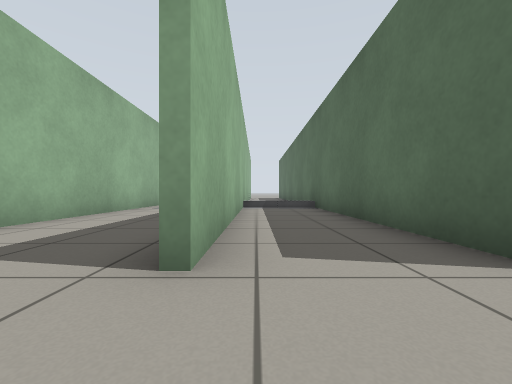
View 1 (above)

24 first-person views from a walk through a world built for the Gazebo simulator. The camera is 0.5 m above the floor, looks level and sees 90° across. The floor is counted in squares, 1 m on a side. Each view is taken from the middle of a square. On the plan, view 1 faces up. The plan holds only what a view shows up to about 9 squares ahead; the rest is blank. Robots are left out. Surface patterns are stand-ins for the level's own textures.

View 2
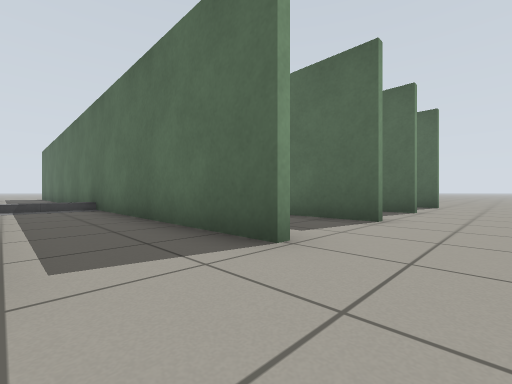

View 3
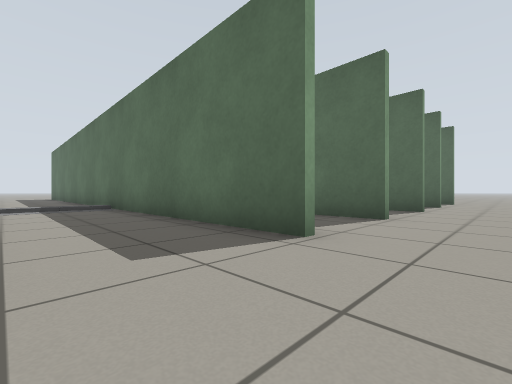

View 4
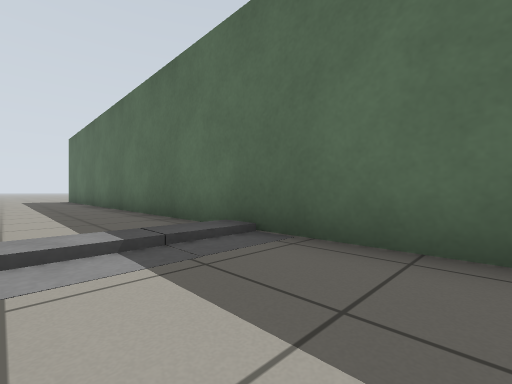

View 5
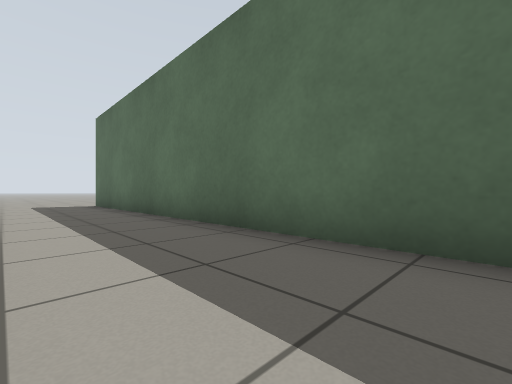

View 6
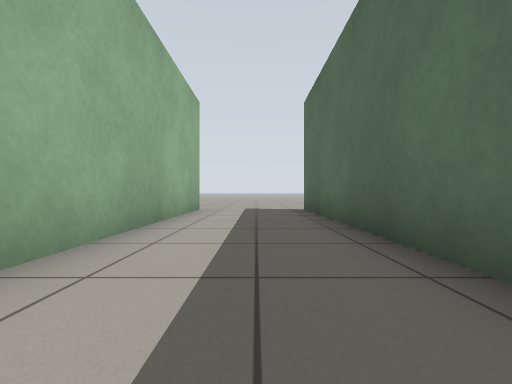

View 7
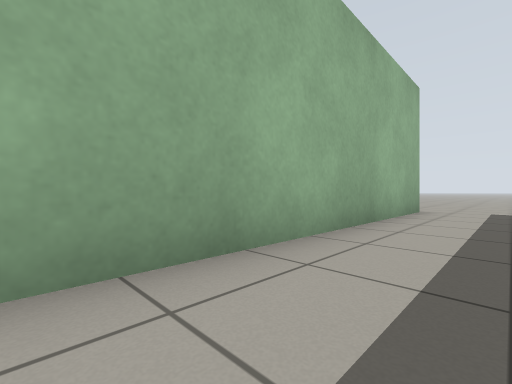

View 8
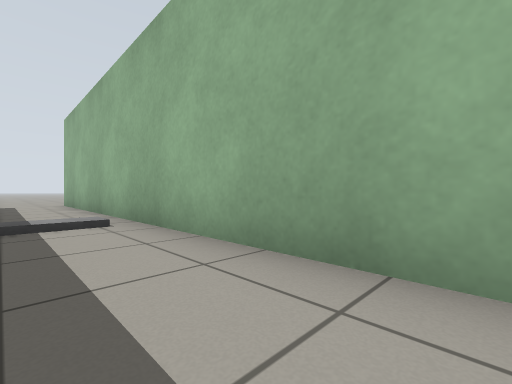

View 9
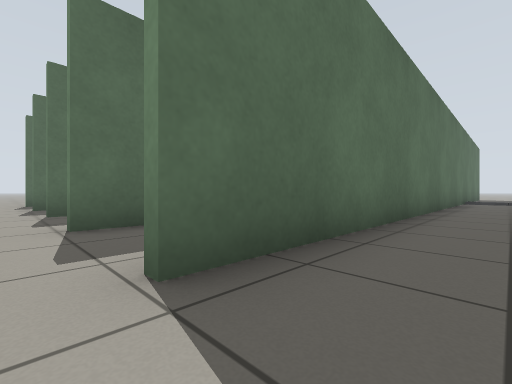

View 10
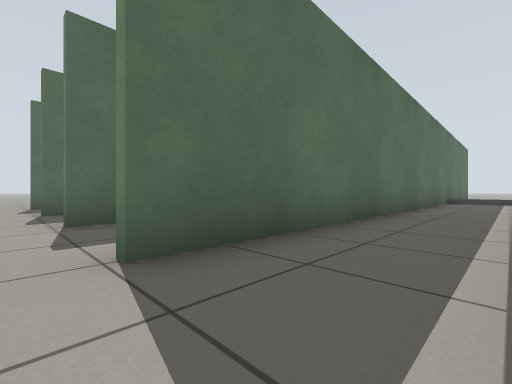

View 11
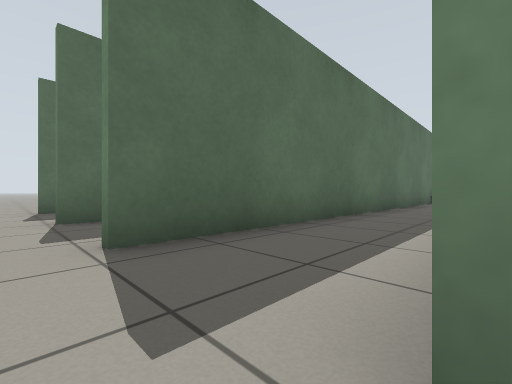

View 12
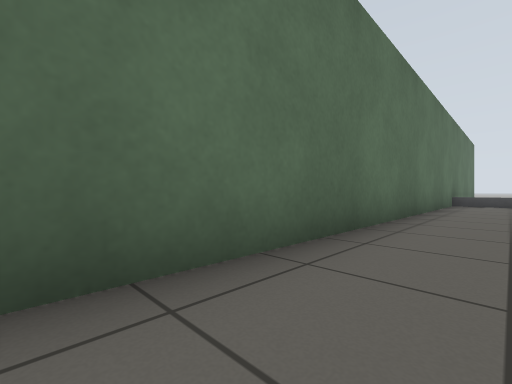

View 13
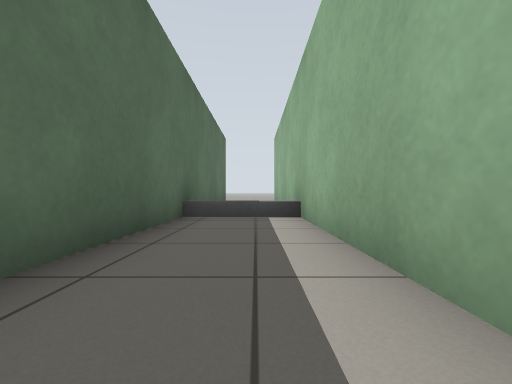

View 14
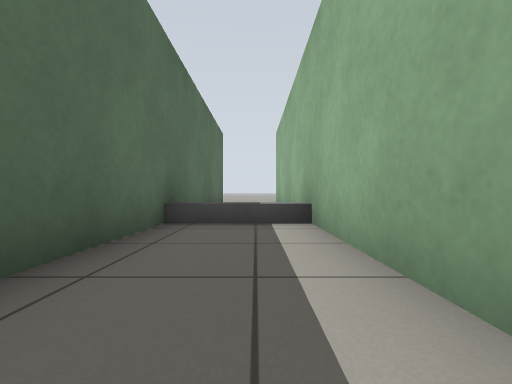

View 15
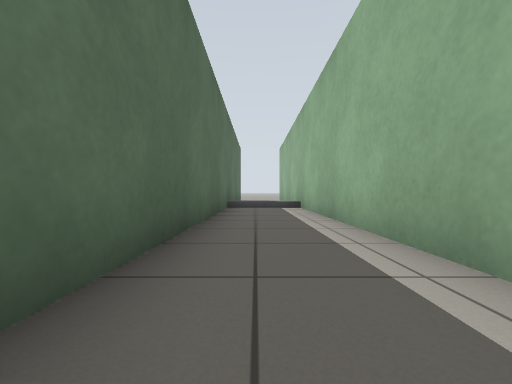

View 16
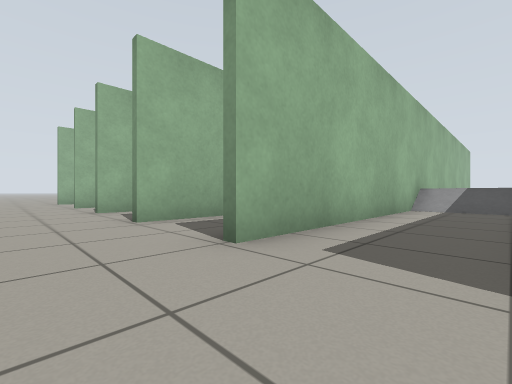

View 17
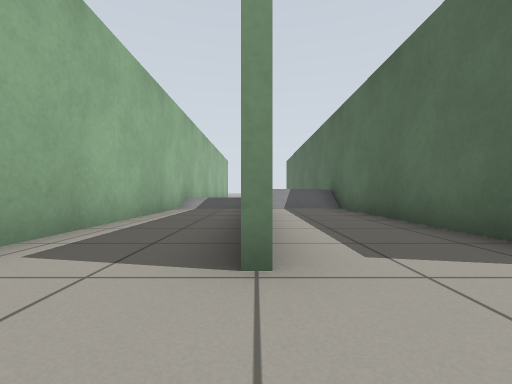

View 18
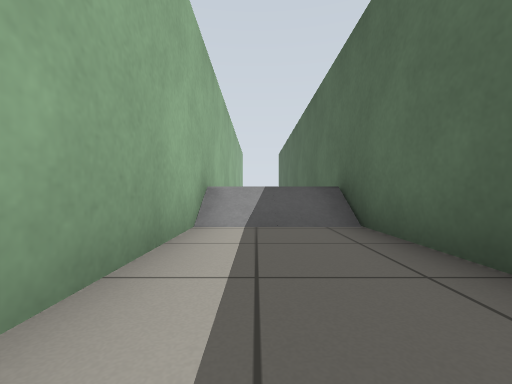

View 19
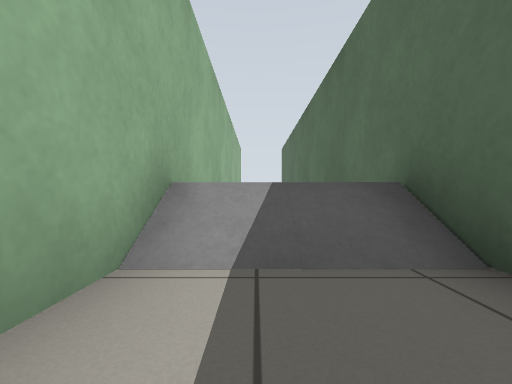

View 20
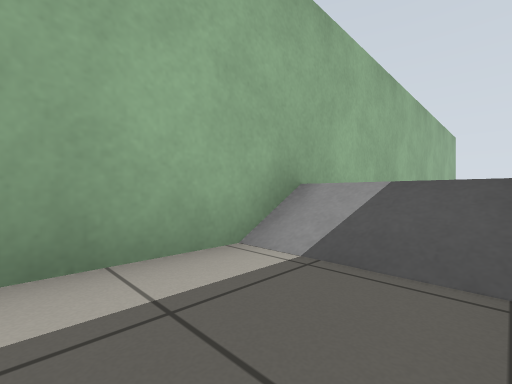

View 21
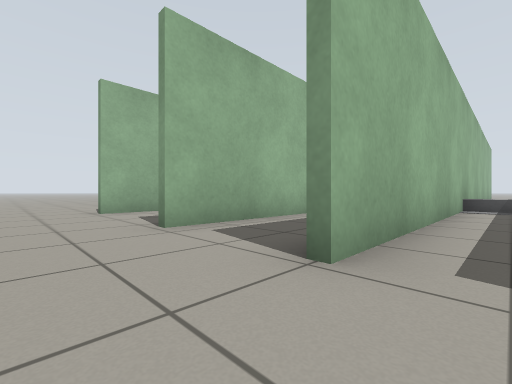

View 22
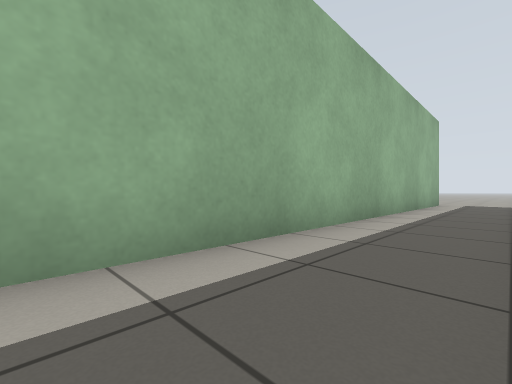

View 23
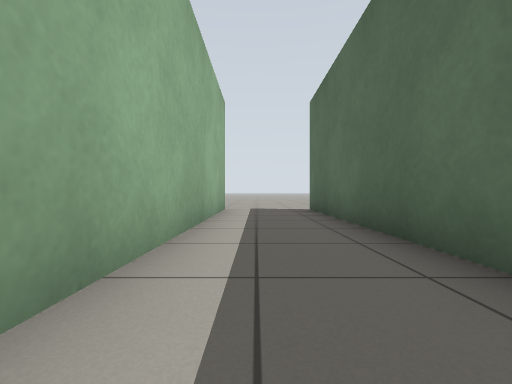

View 24
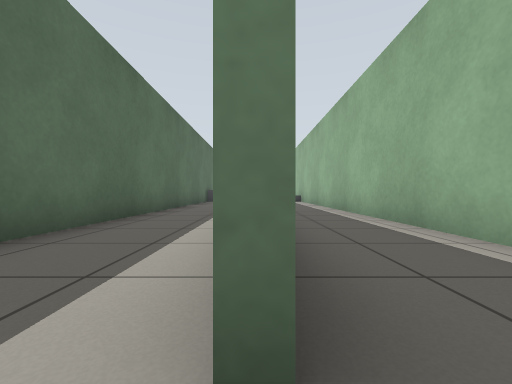

### Floor plan
Points are (right, up) in squares from view 1. A wall is a line through its corners. A room is listed if a view was taken in it or the views show most of it. See-through windows are left out.
Room 1 (views 1, 2, 10, 11, 15)
walls: (-0.4, 15.6) (-0.4, 1.6); (1.9, 1.5) (1.9, 21.5)
ways out: opening at (-1, 0.5) to room 2; opening at (-1, 22) to room 2; opening at (2, 0.5) to room 3; opening at (2, 22) to room 3
Room 2 (views 3, 4, 5, 6, 7, 8, 9)
walls: (-0.6, 1.6) (-0.6, 21.4); (-3.6, 21.4) (-3.6, 1.6)
ways out: opening at (-1, 0.5) to room 1; opening at (-1, 22) to room 1; opening at (-4, 0.5); opening at (-4, 22)
Room 3 (views 12, 13, 14, 21)
walls: (2.1, 13.1) (2.1, 1.5); (4.5, 1.5) (4.5, 21.4)
ways out: opening at (2, 0.5) to room 1; opening at (2, 22) to room 1; opening at (4, 22) to room 5; opening at (4, 0.5) to room 6
objects: other object (3, 9); other object (4, 8) to (4, 9)
Room 4 (views 16, 17, 18, 19, 20, 22, 23)
walls: (7.1, 8.5) (7.1, 1.6); (9.6, 1.6) (9.6, 21.4); (7.1, 21.2) (7.1, 9.5)
ways out: opening at (7, 22) to room 5; opening at (7, 0.5) to room 6; opening at (10, 0.5); opening at (10, 22)
Room 5 (view 24)
walls: (4.7, 19.8) (4.7, 13); (6.9, 20.8) (6.9, 21.4); (7.1, 9.5) (7.1, 8.5)
ways out: opening at (4, 22) to room 3; opening at (7, 22) to room 4
objects: ramp (7, 9)
Room 6 (no view inside)
walls: (6.9, 1.6) (6.9, 2.4); (4.7, 9) (4.7, 1.5)
ways out: opening at (4, 0.5) to room 3; opening at (7, 0.5) to room 4

Where each view was taken, in squares from view 1:
view 1: 0 up, 0 right, facing up
view 2: 0 up, 0 right, facing up-right
view 3: 0 up, 3 left, facing up-right
view 4: 6 up, 3 left, facing up-right
view 5: 11 up, 3 left, facing up-right
view 6: 14 up, 2 left, facing up
view 7: 14 up, 2 left, facing up-left
view 8: 13 up, 2 left, facing down-left
view 9: 22 up, 2 left, facing down-right
view 10: 22 up, 0 right, facing down-right
view 11: 22 up, 2 right, facing down-right
view 12: 20 up, 3 right, facing down-right
view 13: 14 up, 3 right, facing down
view 14: 13 up, 3 right, facing down
view 15: 17 up, 1 right, facing down
view 16: 0 up, 9 right, facing up-left
view 17: 0 up, 7 right, facing up
view 18: 4 up, 8 right, facing up
view 19: 6 up, 8 right, facing up
view 20: 6 up, 9 right, facing up-left
view 21: 0 up, 3 right, facing up-left
view 22: 10 up, 9 right, facing up-left
view 23: 14 up, 8 right, facing up
view 24: 22 up, 7 right, facing down
